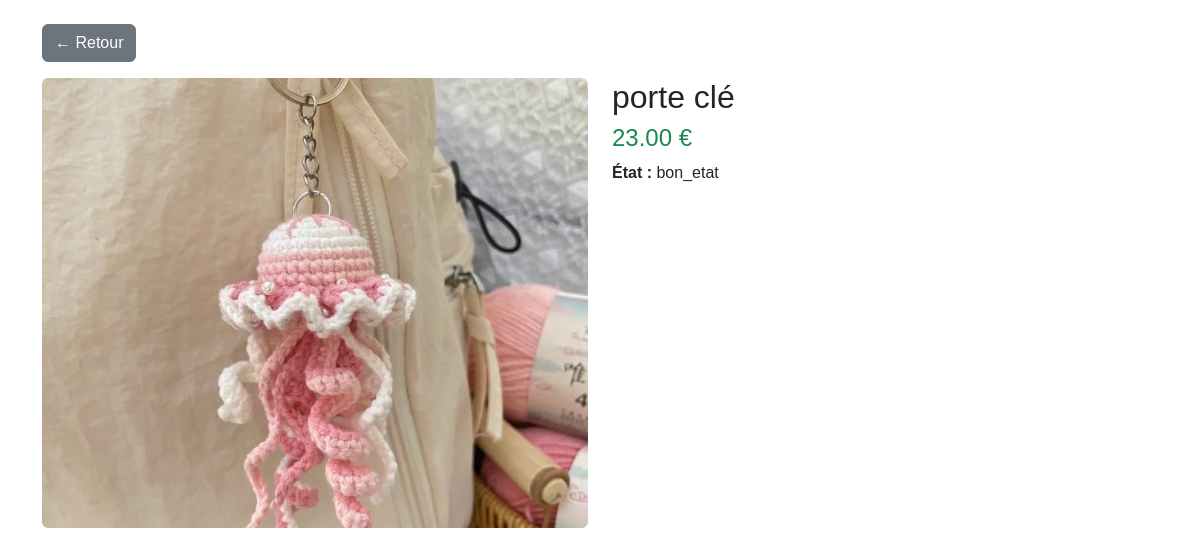
/Annonces/annonce.php?id=34, run on the app's committed database.
### tables this page shows
CREATE TABLE IF NOT EXISTS `annonces` (
  `id` int NOT NULL AUTO_INCREMENT,
  `user_id` int NOT NULL,
  `titre` varchar(200) NOT NULL,
  `prix` decimal(10,2) NOT NULL,
  `etat` enum('neuf','bon_etat','correct') NOT NULL,
  `description` text,
  `image` varchar(255) DEFAULT NULL,
  `created_at` datetime DEFAULT CURRENT_TIMESTAMP,
  PRIMARY KEY (`id`),
  KEY `user_id` (`user_id`)
);

### Annonces/annonce.php (the view, shortened to what this page needs)
<?php
require '../db.php';
$id = (int) ($_GET['id'] ?? 0);
$stmt = mysqli_prepare($conn, "SELECT * FROM annonces WHERE id = ?");
mysqli_stmt_bind_param($stmt, "i", $id);
mysqli_stmt_execute($stmt);
$result = mysqli_stmt_get_result($stmt);
$annonce = mysqli_fetch_assoc($result);
?>
<!DOCTYPE html>
<html lang="fr">
<head>
    <link href="https://cdn.jsdelivr.net/npm/bootstrap@5.3.0/dist/css/bootstrap.min.css" rel="stylesheet">
</head>
<body>
<div class="container mt-4">
    <a href="mes-annonces.php" class="btn btn-secondary mb-3">← Retour</a>
    <div class="row">
        <div class="col-md-6">
            <img src="uploads/<?= htmlspecialchars($annonce['image']) ?>" class="rounded" style="width: 100%; height: 450px; object-fit: cover;">
        </div>
        <div class="col-md-6">
            <h2><?= htmlspecialchars($annonce['titre']) ?></h2>
            <h4 class="text-success"><?= htmlspecialchars($annonce['prix']) ?> €</h4>
            <p><strong>État :</strong> <?= htmlspecialchars($annonce['etat']) ?></p>
        </div>
    </div>
</div>
</body>
</html>

### Annonces/annonce.php (style rules this page uses)
body { background-image: url('https://i.pinimg.com/736x/37/7d/b6/377db6cea8ba77dc96fa49a4c9e08a15.jpg'); background-size: cover; font-family: Arial, sans-serif; }

### data on the page
annonces: image (picture), titre "porte clé", prix "23.00", etat "bon_etat"
